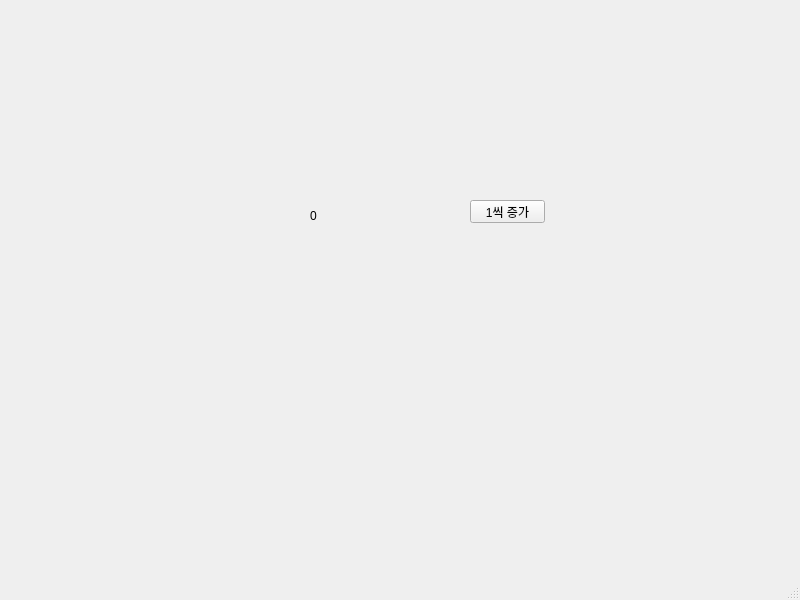
<?xml version="1.0" encoding="UTF-8"?>
<ui version="4.0">
 <class>MainWindow</class>
 <widget class="QMainWindow" name="MainWindow">
  <property name="geometry">
   <rect>
    <x>0</x>
    <y>0</y>
    <width>800</width>
    <height>600</height>
   </rect>
  </property>
  <property name="windowTitle">
   <string>MainWindow</string>
  </property>
  <widget class="QWidget" name="centralwidget">
   <widget class="QLabel" name="label">
    <property name="geometry">
     <rect>
      <x>310</x>
      <y>190</y>
      <width>111</width>
      <height>51</height>
     </rect>
    </property>
    <property name="text">
     <string>0</string>
    </property>
   </widget>
   <widget class="QPushButton" name="pushButton">
    <property name="geometry">
     <rect>
      <x>470</x>
      <y>200</y>
      <width>75</width>
      <height>23</height>
     </rect>
    </property>
    <property name="text">
     <string>1씩 증가</string>
    </property>
   </widget>
  </widget>
  <widget class="QMenuBar" name="menubar">
   <property name="geometry">
    <rect>
     <x>0</x>
     <y>0</y>
     <width>800</width>
     <height>21</height>
    </rect>
   </property>
  </widget>
  <widget class="QStatusBar" name="statusbar"/>
 </widget>
 <resources/>
 <connections/>
</ui>
